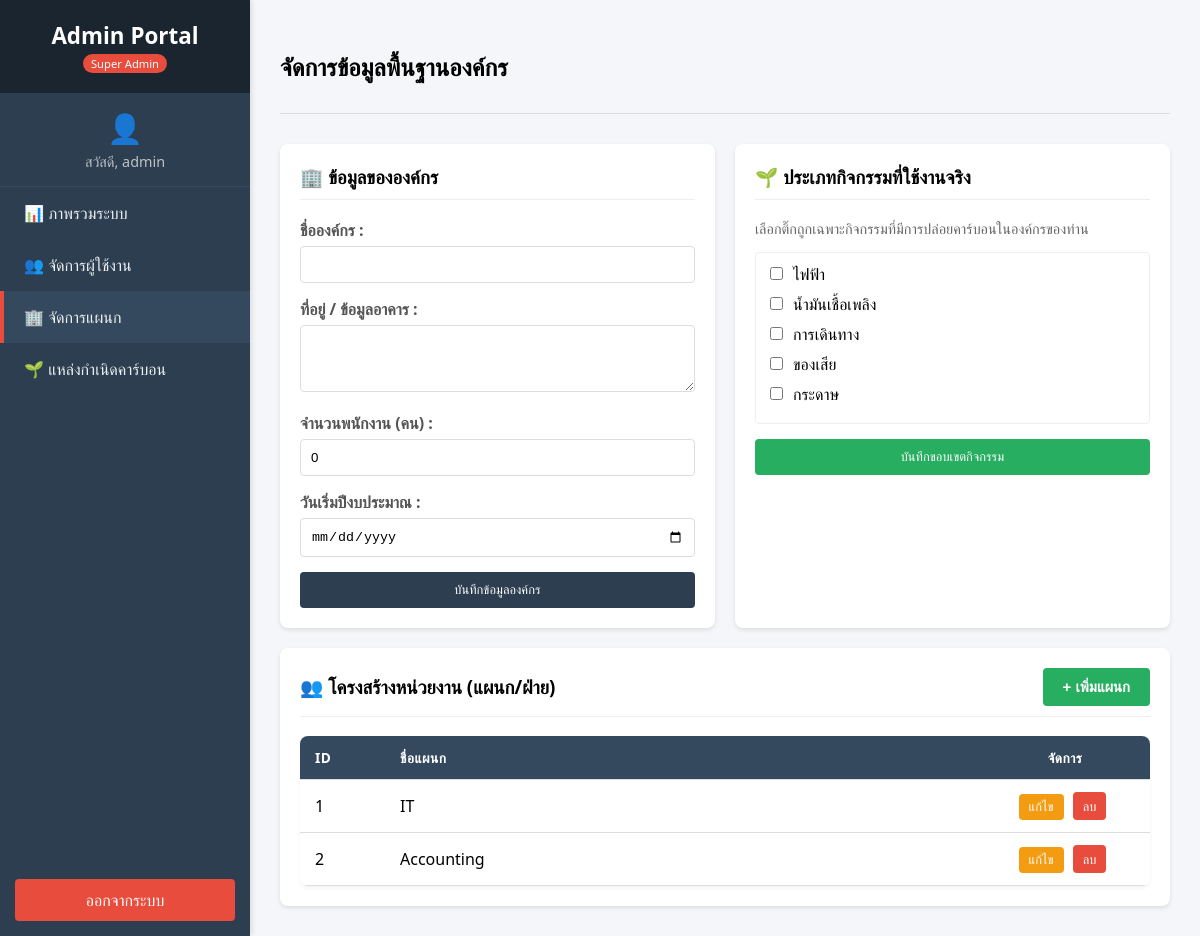
/fontend/admin_dashboard.php?page=depts (signed in), run on the app's committed database.
### tables this page shows
CREATE TABLE `emission_sources` (
  `source_id` int(11) NOT NULL,
  `source_name` varchar(100) NOT NULL,
  `description` text DEFAULT NULL,
  `is_active` tinyint(1) DEFAULT 1
);

CREATE TABLE `departments` (
  `dept_id` int(11) NOT NULL,
  `dept_name` varchar(100) NOT NULL,
  `building_name` varchar(100) DEFAULT NULL COMMENT 'ชื่ออาคาร/สถานที่',
  `total_staff` int(11) DEFAULT 0 COMMENT 'จำนวนพนักงานในหน่วยงาน',
  `created_at` timestamp NOT NULL DEFAULT current_timestamp()
);

### fontend/admin_dashboard.php (the view, shortened to what this page needs)
<?php
require_once '../db_config.php';
$page = isset($_GET['page']) ? $_GET['page'] : 'dashboard';
if ($page == 'depts') {
    $org_info = $conn->query("SELECT * FROM organization_info LIMIT 1")->fetch();
    if (!$org_info) {
        $org_info = ['org_name'=>'', 'address'=>'', 'total_employees'=>0, 'fiscal_year_start'=>''];
    }
    $dept_list = $conn->query("SELECT * FROM departments ORDER BY dept_id ASC")->fetchAll();
    $sql_act = "SELECT s.source_id, s.source_name,
                (SELECT COUNT(*) FROM org_active_activities a WHERE a.source_id = s.source_id) as is_active
                FROM emission_sources s ORDER BY s.source_id ASC";
    $activity_list = $conn->query($sql_act)->fetchAll();
}
?>
<!DOCTYPE html>
<html lang="th">
<head>
</head>
<body>
    <nav class="sidebar">
        <div class="sidebar-header">
            <span class="brand">Admin Portal</span>
            <span class="admin-badge">Super Admin</span>
        </div>
        <div class="user-profile">
            <div style="font-size: 2em; margin-bottom: 5px;">👤</div>
            สวัสดี, <?php echo htmlspecialchars($_SESSION['admin_fullname']); ?>
        </div>
        <ul class="sidebar-menu">
            <li><a href="admin_dashboard.php?page=dashboard" class="<?php echo ($page == 'dashboard') ? 'active' : ''; ?>">📊 ภาพรวมระบบ</a></li>
            <li><a href="admin_dashboard.php?page=users" class="<?php echo ($page == 'users') ? 'active' : ''; ?>">👥 จัดการผู้ใช้งาน</a></li>
            <li><a href="admin_dashboard.php?page=depts" class="<?php echo ($page == 'depts') ? 'active' : ''; ?>">🏢 จัดการแผนก</a></li>
            <li><a href="admin_dashboard.php?page=sources" class="<?php echo ($page == 'sources') ? 'active' : ''; ?>">🌱 แหล่งกำเนิดคาร์บอน</a></li>
        </ul>
        <div class="logout-container">
<a href="admin_dashboard.php?action=logout" class="btn-logout" onclick="return confirm('ยืนยันการออกจากระบบ?')">ออกจากระบบ</a>        </div>
    </nav>
    <main class="main-content">
        <?php if ($page == 'depts'): ?>
    <div class="page-header">
        <h2>จัดการข้อมูลพื้นฐานองค์กร</h2>
    </div>
    <div style="display: grid; grid-template-columns: 1fr 1fr; gap: 20px;">
        <div style="background: white; padding: 20px; border-radius: 8px; box-shadow: 0 2px 4px rgba(0,0,0,0.1);">
            <h3 style="margin-top:0; border-bottom:1px solid #eee; padding-bottom:10px;">🏢 ข้อมูลขององค์กร</h3>
            <form method="POST">
                <div class="form-group">
                    <label>ชื่อองค์กร :</label>
                    <input type="text" name="org_name" value="<?php echo htmlspecialchars($org_info['org_name']); ?>" required>
                </div>
                <div class="form-group">
                    <label>ที่อยู่ / ข้อมูลอาคาร :</label>
                    <textarea name="address" rows="3" style="width:100%; padding:10px; border:1px solid #ddd; border-radius:4px; box-sizing:border-box;"><?php echo htmlspecialchars($org_info['address']); ?></textarea>
                </div>
                <div class="form-group">
                    <label>จำนวนพนักงาน (คน) :</label>
                    <input type="number" name="total_employees" value="<?php echo $org_info['total_employees']; ?>" required>
                </div>
                <div class="form-group">
                    <label>วันเริ่มปีงบประมาณ :</label>
                    <input type="date" name="fiscal_year_start" value="<?php echo $org_info['fiscal_year_start']; ?>">
                </div>
                <button type="submit" name="update_org_info" class="btn-action" style="background:#2c3e50; border:none; width:100%; padding:10px;">บันทึกข้อมูลองค์กร</button>
            </form>
        </div>
        <div style="background: white; padding: 20px; border-radius: 8px; box-shadow: 0 2px 4px rgba(0,0,0,0.1);">
            <h3 style="margin-top:0; border-bottom:1px solid #eee; padding-bottom:10px;">🌱 ประเภทกิจกรรมที่ใช้งานจริง</h3>
            <p style="font-size:0.9em; color:#666;">เลือกติ๊กถูกเฉพาะกิจกรรมที่มีการปล่อยคาร์บอนในองค์กรของท่าน</p>
            <form method="POST">
                <div style="max-height: 250px; overflow-y: auto; border: 1px solid #eee; padding: 10px; border-radius: 4px; margin-bottom: 15px;">
                    <?php foreach ($activity_list as $act): ?>
                        <div style="margin-bottom: 8px;">
                            <label style="font-weight: normal; cursor: pointer; display: flex; align-items: center;">
                                <input type="checkbox" name="active_sources[]" value="<?php echo $act['source_id']; ?>"
                                    <?php echo ($act['is_active'] > 0) ? 'checked' : ''; ?>
                                    style="width:auto; margin-right: 10px;">
                                <?php echo htmlspecialchars($act['source_name']); ?>
                            </label>
                        </div>
                    <?php endforeach; ?>
                </div>
                <button type="submit" name="update_activities" class="btn-action" style="background:#27ae60; border:none; width:100%; padding:10px;">บันทึกขอบเขตกิจกรรม</button>
            </form>
        </div>
    </div>
    <div style="background: white; padding: 20px; border-radius: 8px; box-shadow: 0 2px 4px rgba(0,0,0,0.1); margin-top: 20px;">
        <h3 style="margin-top:0; border-bottom:1px solid #eee; padding-bottom:10px; display:flex; justify-content:space-between; align-items:center;">
            👥 โครงสร้างหน่วยงาน (แผนก/ฝ่าย)
            <button onclick="document.getElementById('addDeptModal').style.display='block'" class="btn-add" style="font-size:0.8em;">+ เพิ่มแผนก</button>
        </h3>
        <table style="margin-top:10px;">
            <thead>
                <tr>
                    <th style="width:10%;">ID</th>
                    <th>ชื่อแผนก</th>
                    <th style="width:20%; text-align:center;">จัดการ</th>
                </tr>
            </thead>
            <tbody>
                <?php if(count($dept_list) > 0): ?>
                    <?php foreach ($dept_list as $dept): ?>
                        <tr>
                            <td><?php echo $dept['dept_id']; ?></td>
                            <td><?php echo htmlspecialchars($dept['dept_name']); ?></td>
                            <td style="text-align:center;">
                                <button type="button" class="btn-action btn-edit" style="border:none;"
                                    onclick="openEditDeptModal('<?php echo $dept['dept_id']; ?>', '<?php echo htmlspecialchars($dept['dept_name']); ?>')">
                                    แก้ไข
                                </button>
                                <a href="admin_dashboard.php?page=depts&del_dept_id=<?php echo $dept['dept_id']; ?>"
                                   class="btn-action btn-del" onclick="return confirm('ยืนยันการลบแผนก?')">ลบ</a>
                            </td>
                        </tr>
                    <?php endforeach; ?>
                <?php else: ?>
                    <tr><td colspan="3" style="text-align:center; padding:20px; color:#aaa;">ยังไม่มีข้อมูลแผนก</td></tr>
                <?php endif; ?>
            </tbody>
        </table>
    </div>
<?php endif; ?>
    </main>
</body>
</html>

### fontend/admin_dashboard.php (style rules this page uses)
body { font-family: 'Segoe UI', sans-serif; margin: 0; background-color: #f4f6f9; display: flex; height: 100vh; overflow: hidden; }
.sidebar { width: 250px; background-color: #2c3e50; color: white; display: flex; flex-direction: column; flex-shrink: 0; box-shadow: 2px 0 5px rgba(0,0,0,0.1); }
.sidebar-header { padding: 20px; background-color: #1a252f; text-align: center; }
.brand { font-size: 1.4em; font-weight: bold; display: block; }
.admin-badge { background-color: #e74c3c; font-size: 0.7em; padding: 2px 8px; border-radius: 10px; vertical-align: middle; }
.user-profile { padding: 15px; border-bottom: 1px solid #34495e; font-size: 0.9em; color: #bdc3c7; text-align: center; }
.sidebar-menu { list-style: none; padding: 0; margin: 0; flex-grow: 1; }
.sidebar-menu li a { display: block; padding: 15px 20px; color: #ecf0f1; text-decoration: none; border-left: 4px solid transparent; transition: all 0.3s; }
.sidebar-menu li a.active { background-color: #34495e; border-left-color: #e74c3c; }
.logout-container { padding: 15px; }
.btn-logout { display: block; width: 100%; padding: 10px 0; background-color: #e74c3c; color: white; text-align: center; text-decoration: none; border-radius: 4px; }
.main-content { flex-grow: 1; padding: 30px; overflow-y: auto; }
.page-header { margin-bottom: 30px; border-bottom: 1px solid #ddd; padding-bottom: 10px; }
table { width: 100%; border-collapse: collapse; background: white; border-radius: 8px; overflow: hidden; box-shadow: 0 2px 4px rgba(0,0,0,0.05); }
th, td { padding: 12px 15px; text-align: left; border-bottom: 1px solid #ddd; }
th { background-color: #34495e; color: white; text-transform: uppercase; font-size: 0.85em; letter-spacing: 0.5px; }
.btn-action { padding: 5px 10px; border-radius: 4px; text-decoration: none; color: white; font-size: 0.8em; margin-right: 5px; display: inline-block; cursor: pointer; }
.btn-edit { background-color: #f39c12; }
.btn-del { background-color: #e74c3c; }
.btn-add { background-color: #27ae60; color: white; padding: 10px 20px; border: none; border-radius: 4px; cursor: pointer; font-weight: bold; }
.form-group { margin-bottom: 15px; }
.form-group label { display: block; margin-bottom: 5px; font-weight: bold; color: #555; }
.form-group input, .form-group select { width: 100%; padding: 10px; border: 1px solid #ddd; border-radius: 4px; box-sizing: border-box; }

### data on the page
emission_sources: source_name "ไฟฟ้า"
emission_sources: source_name "น้ำมันเชื้อเพลิง"
emission_sources: source_name "การเดินทาง"
emission_sources: source_name "ของเสีย"
emission_sources: source_name "กระดาษ"
departments: dept_id "1", dept_name "IT"
departments: dept_id "2", dept_name "Accounting"

### other printed values
$_SESSION['admin_fullname'] "admin"
